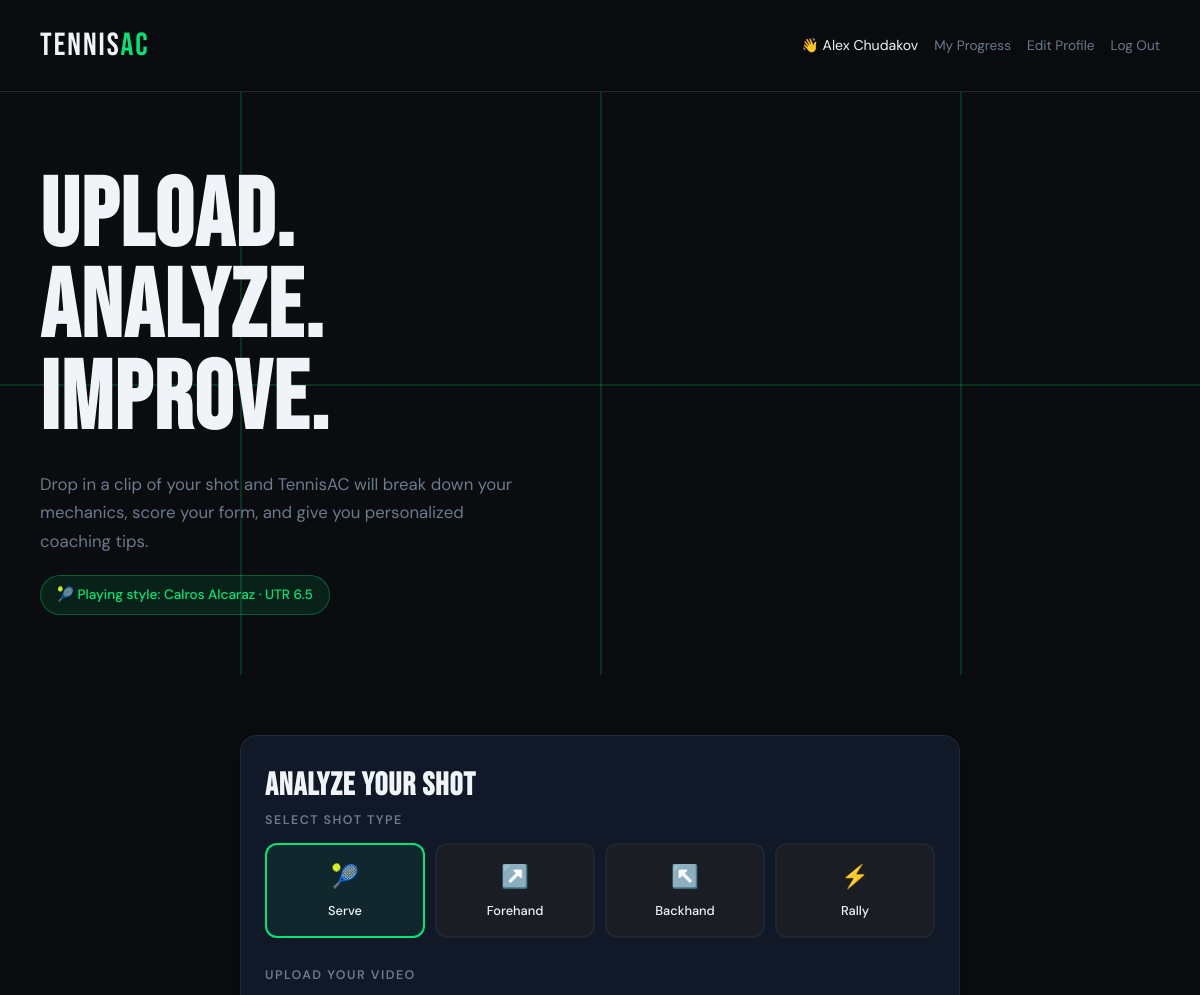
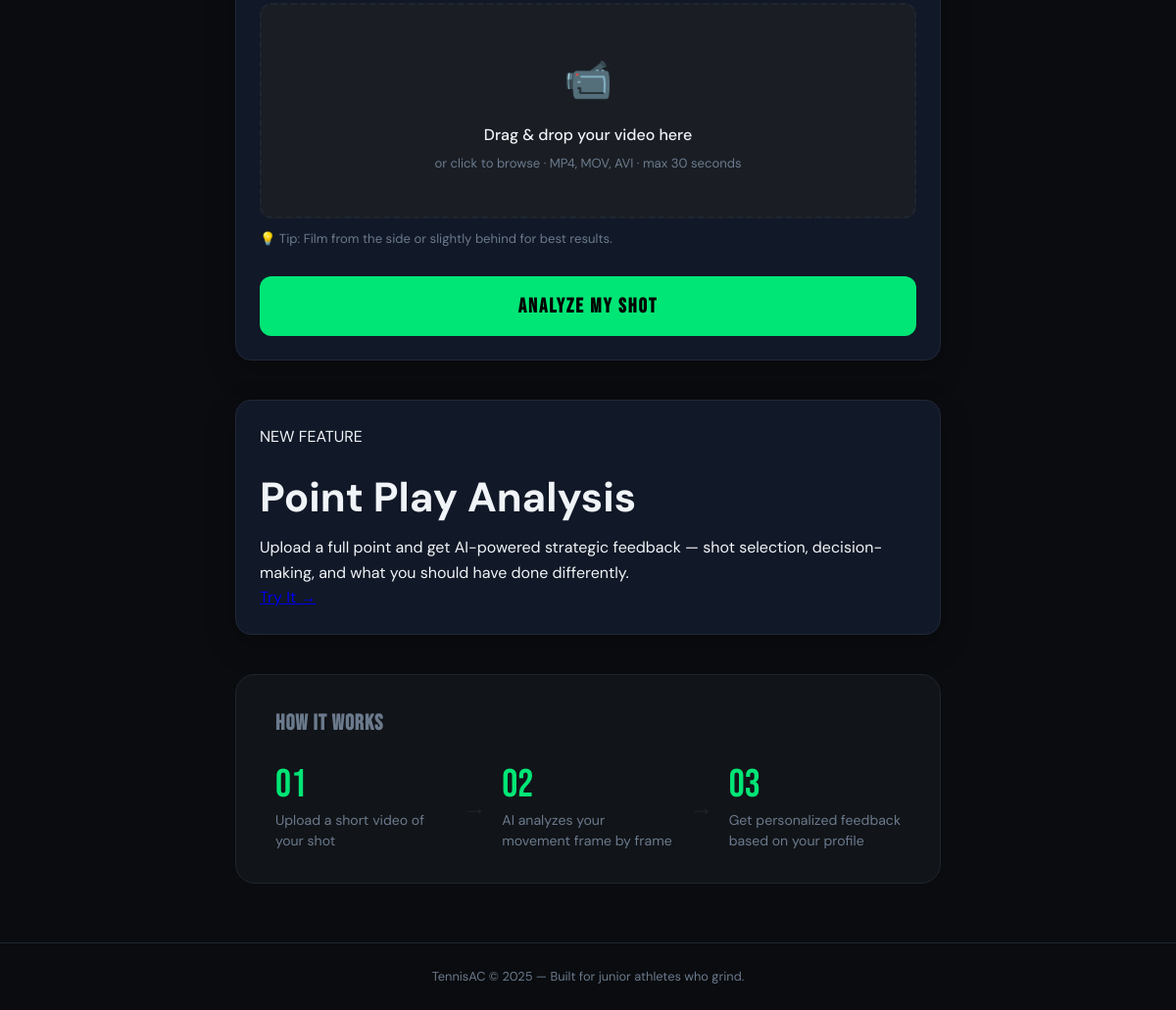
The page / (signed in) on the database its author committed (2 pictures, top to bottom).
### tables this page shows
CREATE TABLE users (
            id INTEGER PRIMARY KEY AUTOINCREMENT,
            email TEXT UNIQUE NOT NULL,
            password TEXT NOT NULL,
            name TEXT NOT NULL,
            play_like TEXT,
            utr TEXT,
            player_type TEXT,
            tactical_pref TEXT,
            racquet TEXT,
            dominant_hand TEXT,
            backhand_style TEXT,
            best_shot TEXT,
            point_length TEXT,
            shot_order TEXT,
            created_at TIMESTAMP DEFAULT CURRENT_TIMESTAMP
        );

### app.py (the view)
@app.route('/')
def index():
    user = get_current_user()
    if not user:
        return redirect(url_for('login'))
    return render_template('index.html', user=user)

### app.py (called while the page is built)
def get_db():
    db = sqlite3.connect('tennisac.db')
    db.row_factory = sqlite3.Row
    return db

def get_current_user():
    if 'user_id' not in session:
        return None
    db = get_db()
    user = db.execute('SELECT * FROM users WHERE id = ?', (session['user_id'],)).fetchone()
    db.close()
    return user

### templates/index.html (shortened to what this page needs)
<!DOCTYPE html>
<html lang="en">
<head>
  <link rel="stylesheet" href="{{ url_for('static', filename='css/style.css') }}" />
</head>
<body>
  <nav class="nav">
  <a href="/" class="nav-logo">
    Tennis<span>AC</span>
</a>
    <div class="nav-right">
      <span class="nav-user">👋 {{ user.name }}</span>
      <a href="/progress" class="nav-link">My Progress</a>
<a href="/profile/edit" class="nav-link">Edit Profile</a>
<a href="/logout" class="nav-link">Log Out</a>
    </div>
  </nav>
  <section class="hero">
    <div class="hero-bg">
      <div class="court-line line-1"></div>
      <div class="court-line line-2"></div>
      <div class="court-line line-3"></div>
      <div class="court-line line-4"></div>
    </div>
    <div class="hero-content">
      <h1 class="hero-title">Upload.<br>Analyze.<br>Improve.</h1>
      <p class="hero-desc">
        Drop in a clip of your shot and TennisAC will break down your mechanics,
        score your form, and give you personalized coaching tips.
      </p>
      {% if user.play_like %}
      <div class="hero-badge">🎾 Playing style: {{ user.play_like }} · UTR {{ user.utr or 'N/A' }}</div>
      {% endif %}
    </div>
  </section>
  <section class="upload-section">
    <div class="card">
      <h2 class="card-title">Analyze Your Shot</h2>
      <form action="/analyze" method="POST" enctype="multipart/form-data" id="uploadForm">
        <div class="field-group">
          <label class="field-label">Select Shot Type</label>
          <div class="shot-grid">
            <label class="shot-option">
              <span class="shot-btn"><span class="shot-icon">🎾</span><span class="shot-name">Serve</span></span>
            </label>
            <label class="shot-option">
              <span class="shot-btn"><span class="shot-icon">↗️</span><span class="shot-name">Forehand</span></span>
            </label>
            <label class="shot-option">
              <span class="shot-btn"><span class="shot-icon">↖️</span><span class="shot-name">Backhand</span></span>
            </label>
            <label class="shot-option">
              <span class="shot-btn"><span class="shot-icon">⚡</span><span class="shot-name">Rally</span></span>
            </label>
          </div>
        </div>
        <div class="field-group">
          <label class="field-label">Upload Your Video</label>
          <div class="dropzone" id="dropzone">
            <div class="dz-inner" id="dzInner">
              <div class="dz-icon">📹</div>
              <p class="dz-text">Drag & drop your video here</p>
              <p class="dz-sub">or click to browse · MP4, MOV, AVI · max 30 seconds</p>
            </div>
          </div>
          <p class="tip">💡 Tip: Film from the side or slightly behind for best results.</p>
        </div>
        <button type="submit" class="btn-analyze" id="submitBtn">
          <span id="btnText">Analyze My Shot</span>
        </button>
      </form>
    </div>
    <div class="card point-play-card">
      <div class="pp-left">
        <p class="pp-label">NEW FEATURE</p>
        <h3 class="pp-title">Point Play Analysis</h3>
        <p class="pp-desc">Upload a full point and get AI-powered strategic feedback — shot selection, decision-making, and what you should have done differently.</p>
      </div>
      <a href="/point-play" class="btn-pp">Try It →</a>
    </div>
    <div class="how-it-works">
      <h3 class="hiw-title">How It Works</h3>
      <div class="steps">
        <div class="step"><div class="step-num">01</div><p class="step-text">Upload a short video of your shot</p></div>
        <div class="step-arrow">→</div>
        <div class="step"><div class="step-num">02</div><p class="step-text">AI analyzes your movement frame by frame</p></div>
        <div class="step-arrow">→</div>
        <div class="step"><div class="step-num">03</div><p class="step-text">Get personalized feedback based on your profile</p></div>
      </div>
    </div>
  </section>
  <footer class="footer">
    <p>TennisAC &copy; 2025 &mdash; Built for junior athletes who grind.</p>
  </footer>
</body>
</html>

### rows shown on the page
users: name "Alex Chudakov", play_like "Calros Alcaraz", utr "6.5"
